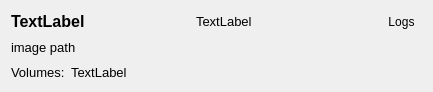
<?xml version="1.0" encoding="UTF-8"?>
<ui version="4.0">
 <class>PodContainerWidget</class>
 <widget class="QWidget" name="PodContainerWidget">
  <property name="geometry">
   <rect>
    <x>0</x>
    <y>0</y>
    <width>433</width>
    <height>92</height>
   </rect>
  </property>
  <property name="windowTitle">
   <string>Form</string>
  </property>
  <property name="styleSheet">
   <string notr="true"/>
  </property>
  <layout class="QVBoxLayout" name="verticalLayout">
   <item>
    <layout class="QHBoxLayout" name="horizontalLayout_2">
     <item>
      <widget class="QLabel" name="lbl_container_name">
       <property name="font">
        <font>
         <pointsize>12</pointsize>
         <weight>75</weight>
         <bold>true</bold>
        </font>
       </property>
       <property name="text">
        <string>TextLabel</string>
       </property>
      </widget>
     </item>
     <item>
      <widget class="QLabel" name="lbl_container_started">
       <property name="font">
        <font>
         <pointsize>10</pointsize>
        </font>
       </property>
       <property name="text">
        <string>TextLabel</string>
       </property>
      </widget>
     </item>
     <item>
      <widget class="QToolButton" name="btn_open_logs">
       <property name="text">
        <string>Logs</string>
       </property>
       <property name="toolButtonStyle">
        <enum>Qt::ToolButtonTextOnly</enum>
       </property>
       <property name="autoRaise">
        <bool>true</bool>
       </property>
      </widget>
     </item>
    </layout>
   </item>
   <item>
    <widget class="QLabel" name="lbl_container_image">
     <property name="font">
      <font>
       <pointsize>10</pointsize>
      </font>
     </property>
     <property name="text">
      <string>image path</string>
     </property>
    </widget>
   </item>
   <item>
    <layout class="QHBoxLayout" name="horizontalLayout">
     <item>
      <widget class="QLabel" name="label_2">
       <property name="font">
        <font>
         <pointsize>10</pointsize>
        </font>
       </property>
       <property name="text">
        <string>Volumes:</string>
       </property>
      </widget>
     </item>
     <item>
      <widget class="QLabel" name="lbl_volumes">
       <property name="sizePolicy">
        <sizepolicy hsizetype="Preferred" vsizetype="Preferred">
         <horstretch>1</horstretch>
         <verstretch>0</verstretch>
        </sizepolicy>
       </property>
       <property name="font">
        <font>
         <pointsize>10</pointsize>
        </font>
       </property>
       <property name="text">
        <string>TextLabel</string>
       </property>
      </widget>
     </item>
    </layout>
   </item>
  </layout>
 </widget>
 <resources/>
 <connections/>
</ui>
